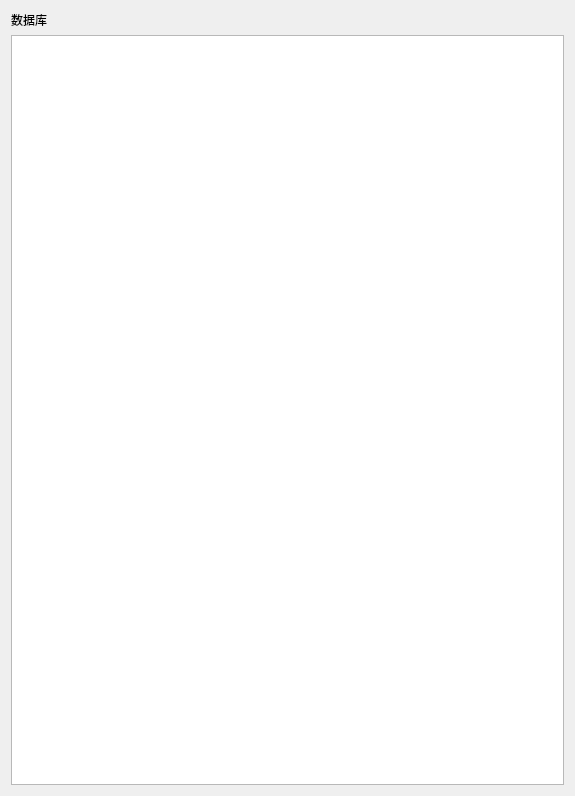
<?xml version="1.0" encoding="UTF-8"?>
<ui version="4.0">
 <class>Sql</class>
 <widget class="QWidget" name="Sql">
  <property name="geometry">
   <rect>
    <x>0</x>
    <y>0</y>
    <width>575</width>
    <height>796</height>
   </rect>
  </property>
  <property name="windowTitle">
   <string>数据库</string>
  </property>
  <layout class="QVBoxLayout" name="verticalLayout">
   <item>
    <widget class="QLabel" name="label">
     <property name="text">
      <string>数据库</string>
     </property>
    </widget>
   </item>
   <item>
    <widget class="QTableView" name="tableView"/>
   </item>
  </layout>
 </widget>
 <resources/>
 <connections/>
</ui>
